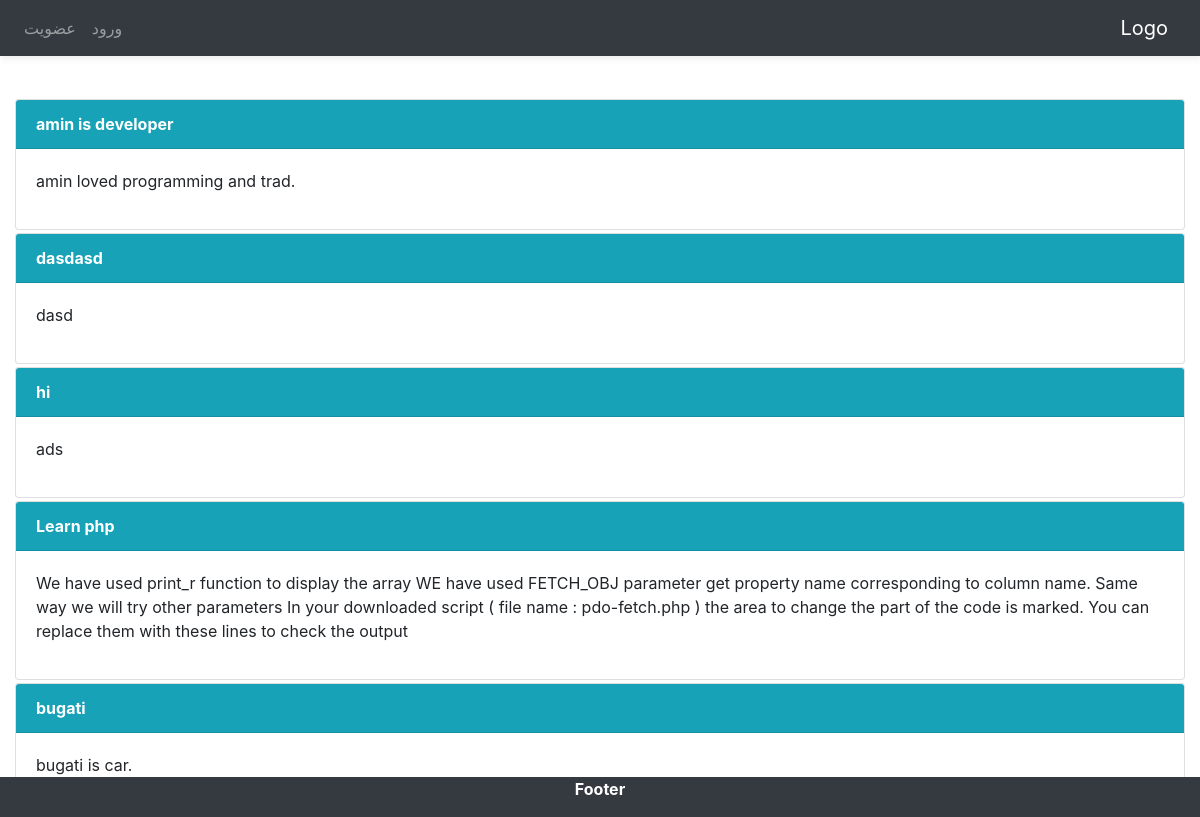
The page / on the database its author committed.
### tables this page shows
CREATE TABLE `posts` (
  `Title` varchar(20) DEFAULT 'بدون عنوان',
  `Description` text NOT NULL,
  `ID` int(6) UNSIGNED NOT NULL
);

### index.php (called while the page is built, shortened)
<?php
require_once 'section/header.php';
require_once 'section/Content.php';
require_once 'section/footer.php';
?>

### section/Content.php (the view)
<body>
<div class="container-fluid">
    <?php
    require_once 'Panel/config.php';
    $mypdo = new PDO("mysql:host=$host;dbname=$namedb", $username, $password);
    $result = $mypdo->prepare("SELECT * From posts");
    $result->execute();
    echo "<br/><br/><br/><br/>";
    $fetch = $result->fetchAll();
    foreach ($fetch as $row) {
         echo "<div class=\"card margin \">";
         echo "<div class=\"card-header text-white bg-info\">"."<b>".$row['Title']."</b>"."</div>";
         echo "<div class=\"card-body\">";
         echo "<p class=\"text-body\">" . $row['Description'] . "</p>";
         echo "</div>";
         echo "</div>";
        }
    ?>

### section/header.php (shortened to what this page needs)
<!doctype html>
<html lang="en">
<head>
    <link rel="stylesheet"
          href="https://maxcdn.bootstrapcdn.com/bootstrap/4.0.0/css/bootstrap.min.css"
>
    <link  rel="stylesheet" type="text/css" href="Css/style.css">
</head>
<header class="navbar navbar-expand-sm bg-dark navbar-dark shadow fixed-top">
    <div class="collapse navbar-collapse" id="collapsibleNavbar">
        <ul class="navbar-nav ">
            <li class="nav-item">
                <a class="nav-link" href="singup.php">عضویت</a>
            </li>
            <li class="nav-item">
                <a class="nav-link" href="session/Login.view.php">ورود</a>
            </li>
        </ul>
    </div>
    <a class="navbar-brand" href="#">Logo</a>
</header>

### section/footer.php
<footer class="bg-dark fixed-bottom">
    <p class="text-white center">
        <b>Footer</b>
    </p>
</footer>
</div>
</body>
</html>

### Css/style.css (style rules this page uses)
.margin { margin-top: 3px; margin-bottom: 3px; }
.shadow { box-shadow: 1px 3px 6px #eeeeee; }
.center { text-align: center; }

### rows shown on the page
posts: Title "amin is developer", Description "amin loved programming and trad."
posts: Title "dasdasd", Description "dasd"
posts: Title "hi", Description "ads"
posts: Title "Learn php", Description "We have used print_r function to display the array WE have used FETCH_OBJ parameter get property name corresponding to column name. Same way we will try other parameters In your downloaded script ( file name : pdo-fetch.php ) the area to change the part of the code is marked. You can replace them with these lines to check the output"
posts: Title "bugati", Description "bugati is car."
